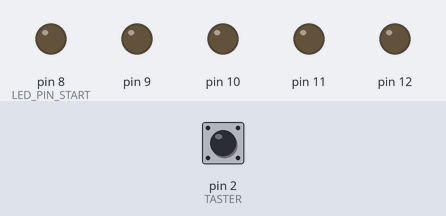
Simulated run of this sketch. Board: Arduino Uno, built with avr-gcc and run on an emulated ATmega328P. Shown: output pins drawn as LEDs (lit = HIGH). Dashed ring = blinking. The test bench sets the inputs (shaded band); at power-on: pin 2 (TASTER) HIGH.

Above: at 1.2 s.
1.3 s: pin 2 (TASTER) pulled LOW for 1 s
At 1.4 s:
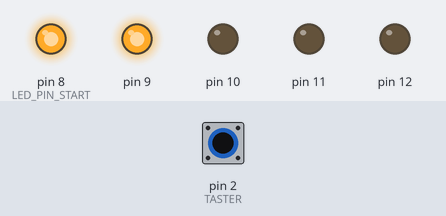
At 1.8 s:
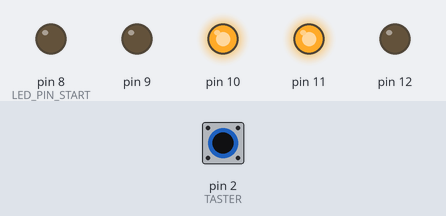
4.3 s: pin 2 (TASTER) pulled LOW for 3.2 s
At 4.6 s:
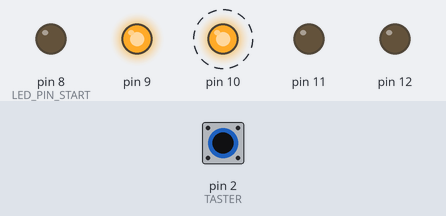
Timing chart, 0 to 9.0 s (numbered marks = the images above; inputs shaded):
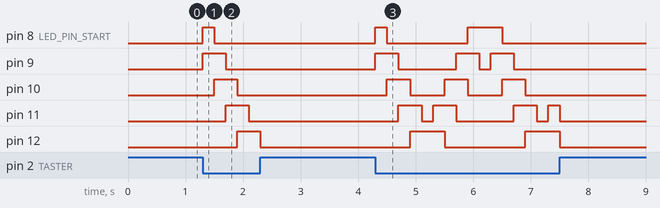

Measured:
- after the input at 1.3 s, pin 8 (LED_PIN_START): LOW → HIGH at once, → LOW 0.20 s later; pin 9: LOW → HIGH at once, → LOW 0.40 s later; pin 10: LOW → HIGH after 0.20 s, → LOW 0.40 s later; pin 11: LOW → HIGH after 0.40 s, → LOW 0.40 s later; pin 12: LOW → HIGH after 0.60 s, → LOW 0.40 s later
- after the input at 4.3 s, pin 8 (LED_PIN_START): LOW → HIGH at once, → LOW 0.20 s later, → HIGH 1.4 s later, → LOW 0.60 s later; pin 9: goes HIGH 0.40 s, LOW 1.0 s, HIGH 0.40 s, LOW 0.20 s, HIGH 0.40 s, then LOW, starting at once

The sketch:

KnightRider.ino
```cpp
/*
  Knightrider Lauflicht mit 5 LED's an den Ausgängen D8..D12.
  1 Taster zum Einschalten an D2.
*/

// das ist die aktuelle Position des Lichtes
#define LED_ANZAHL 5
#define LED_MITTE 1
#define LED_PIN_START 8
#define TASTER 2
#define WARTZEIT 200

int pos;
boolean up;

void setup() {
  // Alle LED's Pins als Ausgang
  for (byte i = 1; i <= LED_ANZAHL ; i++) {
    pinMode(LED_PIN_START + i - 1, OUTPUT);
  }

  // Taster Pin als Eingang
  pinMode(TASTER, INPUT_PULLUP);

  pos = LED_MITTE;
  up = true;
}

void loop() {
  if (digitalRead(TASTER) == 0) {
    // Knopf gedrückt, jetzt geht's los
    if (up) {
      pos++;
      if (pos > LED_ANZAHL) {
        // Richtung umkehren
        up = false;
        pos = LED_ANZAHL;
      }
    } else {
      pos--;
      if (pos < 1) {
        // Richtung umkehren
        up = true;
        pos = 1;
      }
    }

    // jetzt die richtigen LED's anschalten
    for (int i = 1; i <= LED_ANZAHL; i++) {
      // die richtige position muss immer leuchten
      if (i == pos) {
        LEDAnAus(i, HIGH);
      } else {
        // die anderen aus
        LEDAnAus(i, LOW);
      }

      // Beim Hochlaufen soll auch die LED hinter der aktuellen leuchten
      if (up && (i == (pos - 1))) {
        LEDAnAus(i, HIGH);
      }
      // Beim Runterlaufen soll auch die LED vor der aktuellen leuchten
      if (!up && (i == (pos + 1))) {
        LEDAnAus(i, HIGH);
      }
    }
    delay(WARTZEIT);
  }
  else {
    // Knopf nicht gedrückt, alles aus machen
    for (int i = 1; i <= LED_ANZAHL; i++) {
      LEDAnAus(i, LOW);
    }
    // und damit er auch schön wieder in der Mitte anfängt
    pos = LED_MITTE;
    up = true;
  }
}

void LEDAnAus(byte led_nummer, byte value) {
  digitalWrite(LED_PIN_START + led_nummer - 1, value);
}
```
